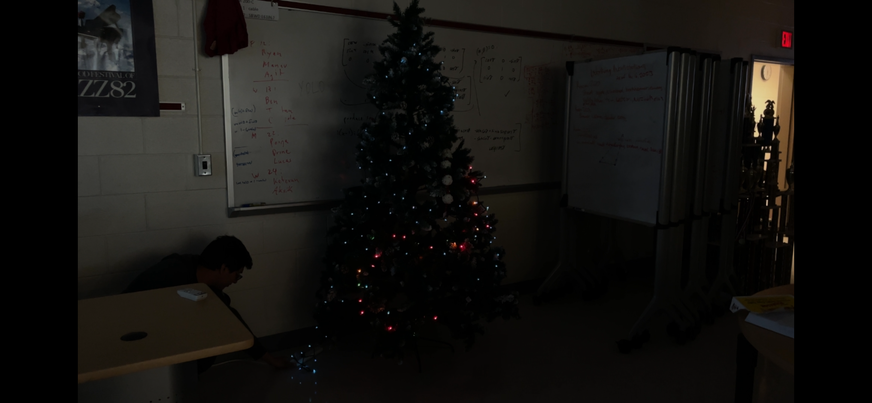
#> input picture lightson.png, 872 x 403 px
$ python -i lightstemp.py   (imports and definitions only)
#> lines starting #> are read from the running program, lines starting #| are printed output that depends on the picture; after the words box and inside, x2 and y2 are one past the last pixel; in counts of white or black regions, pixels touching at a corner belong together
#> further down, picture is the input picture: shape (403, 872, 3); mean B, G, R 16.6, 19.1, 20.4
# # # FOR IMAGE
import cv2
import numpy as np

# This will be the list of polygon vertices
polygons = []
current_polygon = []

def draw_polygons(image, polygons):
    for polygon in polygons:
        if len(polygon) > 1:
            cv2.polylines(image, [np.array(polygon)], True, (0,255,0), 1)
        for vertex in polygon:
            cv2.circle(image, tuple(vertex), 2, (0,0,255), -1)

def mouse_event(event, x, y, flags, param):
    # If the left mouse button was clicked, record the position
    if event == cv2.EVENT_LBUTTONDOWN:
        current_polygon.append([x, y])
    # If the right mouse button was clicked, remove the last vertex
    elif event == cv2.EVENT_RBUTTONDOWN and current_polygon:
        current_polygon.pop()

def detect_lights(frame):
    # Convert the image to grayscale
    gray = cv2.cvtColor(frame, cv2.COLOR_BGR2GRAY)
    # Threshold the image to reveal the light regions in the blurred image
    thresh = cv2.threshold(gray, 45, 255, cv2.THRESH_BINARY)[1]
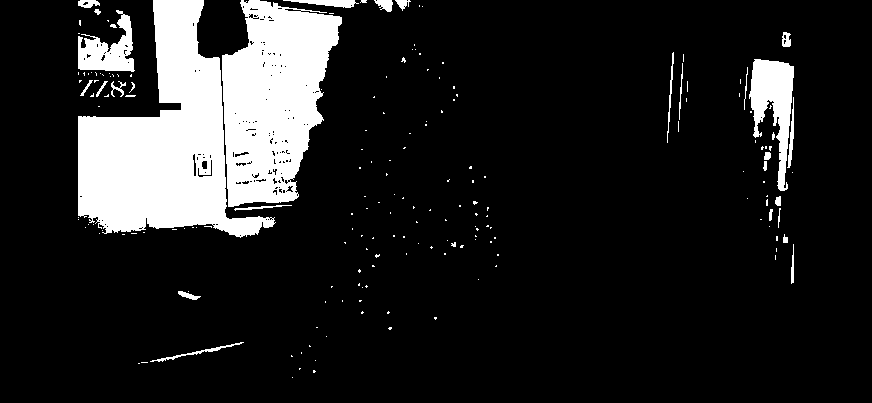
#> thresh: shape (403, 872); 13.5% white; 190 white regions (160 under 20 px), largest, box (x1, y1, x2, y2) and area: (78, 0, 276, 238) 22914, (222, 0, 342, 207) 16775, (749, 59, 794, 191) 2946
    # Perform a series of dilations to remove any small blobs of noise from the thresholded image
    thresh = cv2.dilate(thresh, None, iterations=2)
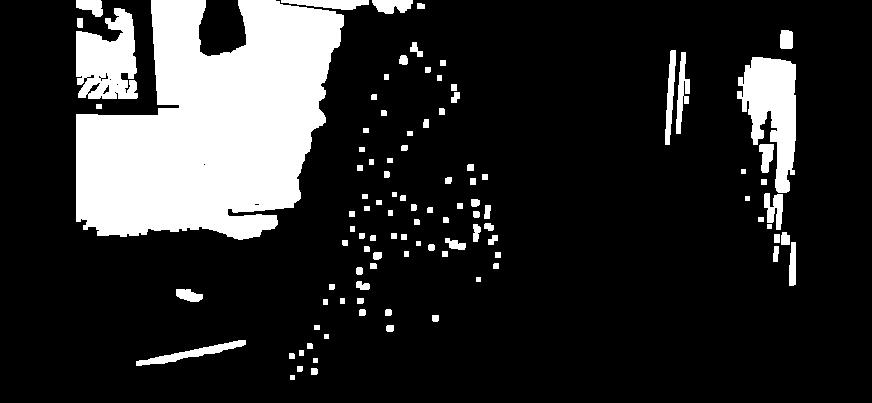
#> thresh: shape (403, 872); 17.4% white; 103 white regions
    # Find contours in the mask
    contours, _ = cv2.findContours(thresh.copy(), cv2.RETR_EXTERNAL, cv2.CHAIN_APPROX_SIMPLE)
#> contours = 103 contours, 9 with area under 20; largest, box (x1, y1, x2, y2) and area: (76, 0, 344, 240) 43308, (737, 57, 796, 193) 4446, (76, 8, 138, 99) 3858, (136, 340, 246, 366) 660, (281, 0, 369, 10) 490
    return contours

# Load the image
# [1 line not run here, left out]
# [1 line that did not run here, left out]

# [2 lines not run here, left out]
count = 0
# [41 lines not run here, left out]

# [187 lines of commented-out code are left out]

>>> import cv2
>>> picture = cv2.imread('lightson.png')
>>> result = detect_lights(picture)
#> result has the same summary as contours in detect_lights

$ run again, on lights5.png
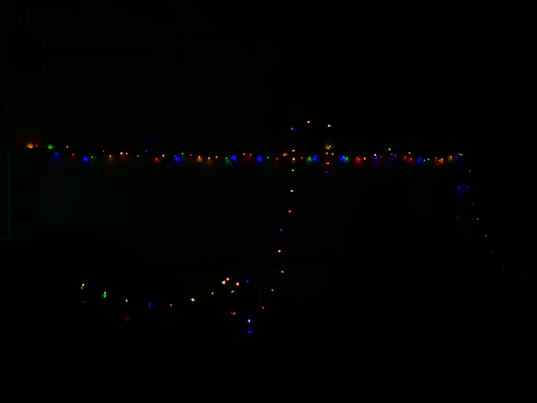
#> input picture lights5.png, 537 x 403 px
#> picture is the input picture: shape (403, 537, 3); mean B, G, R 1, 1.6, 1.6
#> in detect_lights, `thresh = cv2.threshold(gray, 45, 255, cv2.THRESH_BINARY)[1]`:
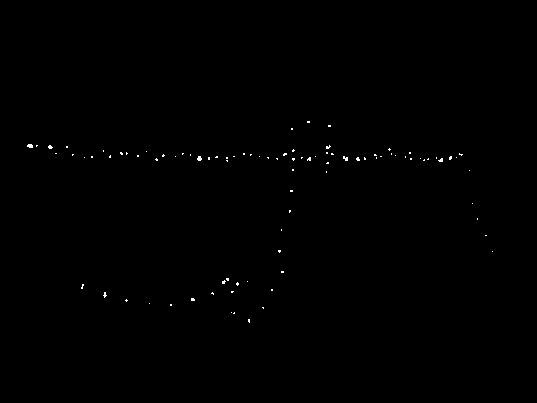
#> thresh: shape (403, 537); 0.21% white in thin lines or dots, all inside (x1, y1, x2, y2) = (27, 121, 493, 323)
#> in detect_lights, `thresh = cv2.dilate(thresh, None, iterations=2)`:
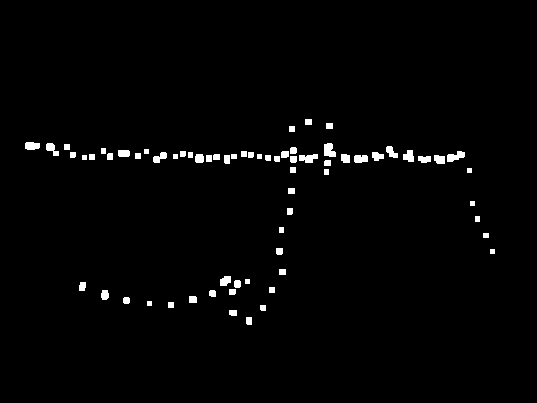
#> thresh: shape (403, 537); 1.6% white; 69 white regions
#> contours = 69 contours, 9 with area under 20; largest, box (x1, y1, x2, y2) and area: (324, 143, 336, 157) 108, (447, 151, 465, 162) 100, (299, 154, 318, 163) 94, (25, 142, 40, 150) 86, (354, 155, 368, 163) 81
#> result has the same summary as contours in detect_lights
